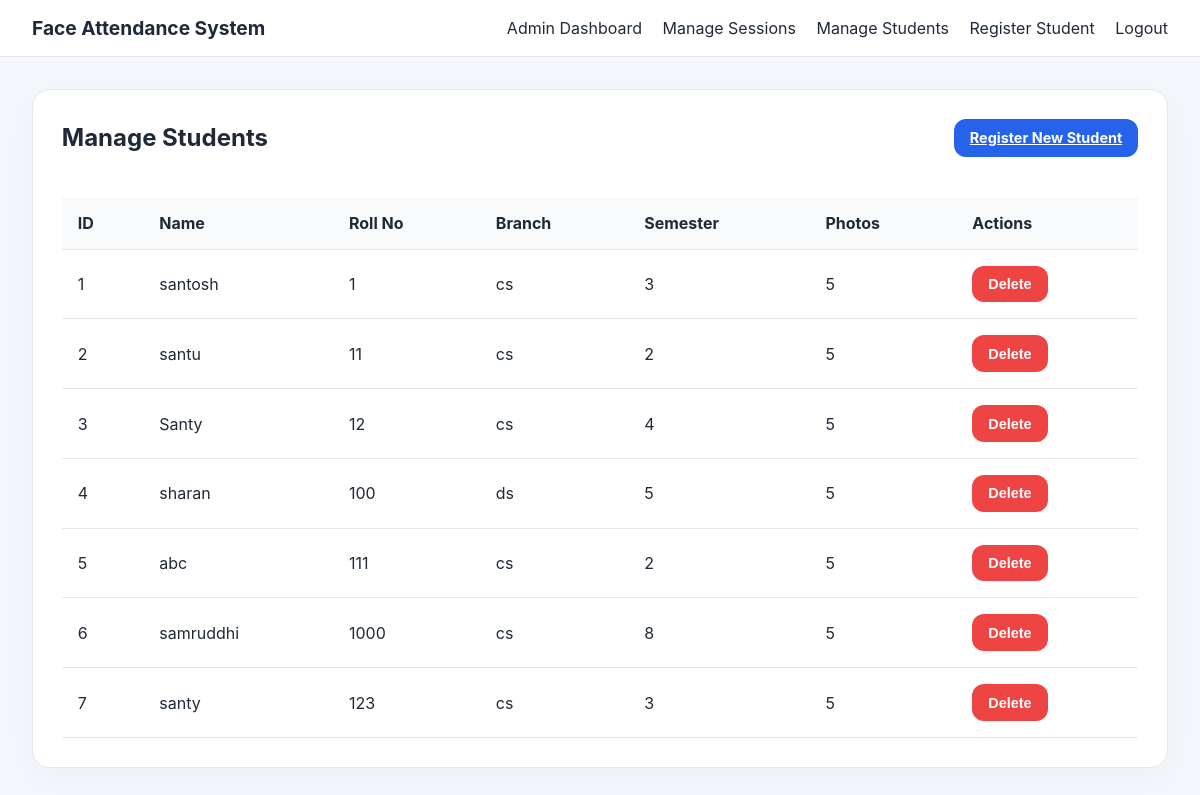
/admin/students (signed in), run on an earlier commit of the app's database.
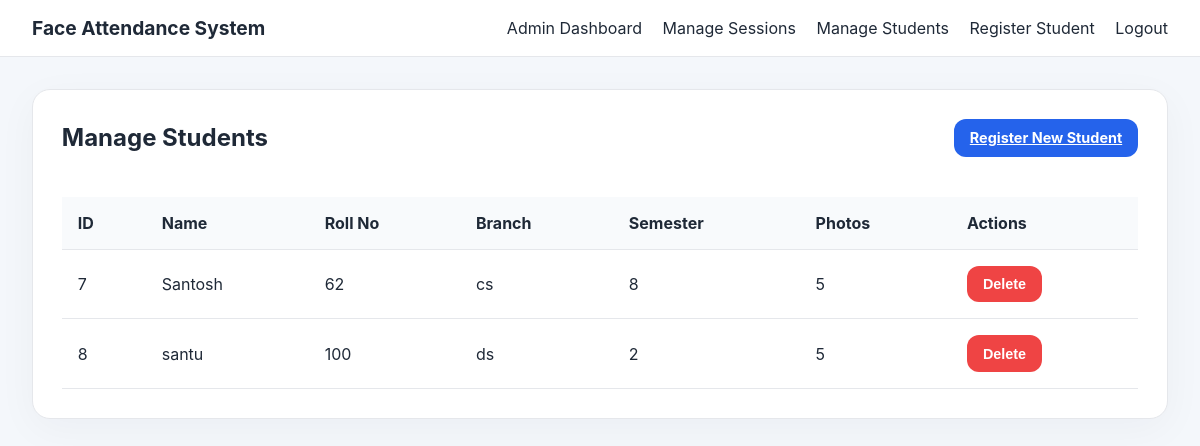
And on a later commit of the database.
### tables this page shows
CREATE TABLE students(
        id INTEGER PRIMARY KEY,
        name TEXT,
        roll_no TEXT,
        branch TEXT,
        semester TEXT,
        photo_count INTEGER DEFAULT 0
    , password TEXT);

### app.py (the view)
@app.route('/admin/students')
def admin_students():
    if not session.get('admin_user'):
        return redirect(url_for('login'))
    students = query_db('SELECT * FROM students')
    return render_template('admin_students.html', students=students)

### app.py (called while the page is built)
def get_db_connection():
    conn = sqlite3.connect(DATABASE_PATH)
    conn.row_factory = sqlite3.Row
    return conn

def query_db(query, args=(), one=False):
    conn = get_db_connection()
    cursor = conn.execute(query, args)
    rows = cursor.fetchall()
    conn.close()
    return rows[0] if one and rows else rows

@app.before_request
def restrict_access():
    allowed_routes = ['home', 'login', 'student_login', 'student_register', 'static', 'test_image', 'get_active_sessions']
    if request.endpoint in allowed_routes or not request.endpoint:
        return
    if request.path.startswith('/admin/'):
        if session.get('user_type') != 'admin':
            flash('Admin access required', 'error')
            return redirect(url_for('login'))
    if request.path.startswith('/student/'):
        protected_student_routes = ['student_history', 'student_attend']
        if request.endpoint in protected_student_routes and session.get('user_type') != 'student':
            flash('Student login required', 'error')
            return redirect(url_for('student_login'))

### templates/admin_students.html
{% extends 'base.html' %}
{% block content %}
<div class="card wide-card">
    <div style="display: flex; justify-content: space-between; align-items: center; margin-bottom: 1.5rem;">
        <h2 style="margin: 0;">Manage Students</h2>
        <a href="{{ url_for('student_register') }}" class="button small">Register New Student</a>
    </div>
    <div class="table-container" style="overflow-x: auto;">
        <table>
            <thead>
                <tr>
                    <th>ID</th>
                    <th>Name</th>
                    <th>Roll No</th>
                    <th>Branch</th>
                    <th>Semester</th>
                    <th>Photos</th>
                    <th>Actions</th>
                </tr>
            </thead>
            <tbody>
                {% for student in students %}
                <tr>
                    <td>{{ student.id }}</td>
                    <td>{{ student.name }}</td>
                    <td>{{ student.roll_no }}</td>
                    <td>{{ student.branch }}</td>
                    <td>{{ student.semester }}</td>
                    <td>{{ student.photo_count }}</td>
                    <td>
                        <form action="{{ url_for('delete_student', student_id=student.id) }}" method="POST" style="display: inline;" onsubmit="return confirm('Are you sure you want to delete this student? All attendance records and face data will be permanently removed.');">
                            <button type="submit" class="button small warning">Delete</button>
                        </form>
                    </td>
                </tr>
                {% else %}
                <tr>
                    <td colspan="7" style="text-align: center; padding: 2rem; color: var(--muted);">No students registered yet.</td>
                </tr>
                {% endfor %}
            </tbody>
        </table>
    </div>
</div>
{% endblock %}

### templates/base.html (shortened to what this page needs)
<!DOCTYPE html>
<html lang="en">
<head>
    <link rel="stylesheet" href="/static/styles.css">
</head>
<body>
    <header class="topbar">
        <div class="brand">Face Attendance System</div>
        <nav>
            {% if session.user_type == 'admin' %}
            <a href="{{ url_for('admin_dashboard') }}">Admin Dashboard</a>
            <a href="{{ url_for('admin_sessions') }}">Manage Sessions</a>
            <a href="{{ url_for('admin_students') }}">Manage Students</a>
            <a href="{{ url_for('student_register') }}">Register Student</a>
            <a href="{{ url_for('logout') }}">Logout</a>
            {% elif session.user_type == 'student' %}
            <a href="{{ url_for('student_login') }}">Attendance</a>
            <a href="{{ url_for('student_history') }}">My History</a>
            <a href="{{ url_for('logout') }}">Logout</a>
            {% else %}
            <a href="{{ url_for('home') }}">Home</a>
            <a href="{{ url_for('login') }}">Admin Login</a>
            <a href="{{ url_for('student_login') }}">Student Login</a>
            <a href="{{ url_for('student_register') }}">Student Registration</a>
            {% endif %}
        </nav>
    </header>
    <main class="page-container">
        {% block content %}{% endblock %}
    </main>
</body>
</html>

### static/styles.css (style rules this page uses)
:root { --bg: #f4f7fb; --card: #ffffff; --text: #1f2937; --muted: #6b7280; --primary: #2563eb; --accent: #14b8a6; --danger: #ef4444; --border: #e5e7eb; }
* { box-sizing: border-box; }
body { margin: 0; font-family: Inter, system-ui, -apple-system, BlinkMacSystemFont, "Segoe UI", sans-serif; background: var(--bg); color: var(--text); }
.topbar { display: flex; align-items: center; justify-content: space-between; padding: 1rem 2rem; background: var(--card); border-bottom: 1px solid var(--border); }
.topbar .brand { font-weight: 700; font-size: 1.2rem; }
.topbar nav a { margin-left: 1rem; text-decoration: none; color: var(--text); }
.page-container { padding: 2rem; max-width: 1200px; margin: 0 auto; }
.card { background: var(--card); border: 1px solid var(--border); border-radius: 18px; padding: 1.8rem; margin-bottom: 1.5rem; box-shadow: 0 10px 40px rgba(15, 23, 42, 0.04); }
.wide-card { width: 100%; }
.login-card, .card h2, .card h3 { margin-top: 0; }
button, .button { border: none; background: var(--primary); color: white; padding: 0.95rem 1.3rem; border-radius: 12px; cursor: pointer; font-weight: 700; transition: transform 0.15s ease, background 0.15s ease; }
.button.warning { background: var(--danger); }
.button.small { padding: 0.65rem 1rem; font-size: 0.9rem; }
table { width: 100%; border-collapse: collapse; margin-top: 1rem; }
table th, table td { padding: 1rem; border-bottom: 1px solid var(--border); text-align: left; }
table th { background: #f8fafc; }

What changed in the data, as far as the page shows it:
removed students: id "1", name "santosh", roll_no "1", branch "cs", semester "3", photo_count "5"
removed students: id "2", name "santu", roll_no "11", branch "cs", semester "2", photo_count "5"
removed students: id "3", name "Santy", roll_no "12", branch "cs", semester "4", photo_count "5"
removed students: id "4", name "sharan", roll_no "100", branch "ds", semester "5", photo_count "5"
removed students: id "5", name "abc", roll_no "111", branch "cs", semester "2", photo_count "5"
removed students: id "6", name "samruddhi", roll_no "1000", branch "cs", semester "8", photo_count "5"
changed students "cs": name "santy" → "Santosh"; roll_no "123" → "62"; semester "3" → "8"
added students: id "8", name "santu", roll_no "100", branch "ds", semester "2", photo_count "5"
